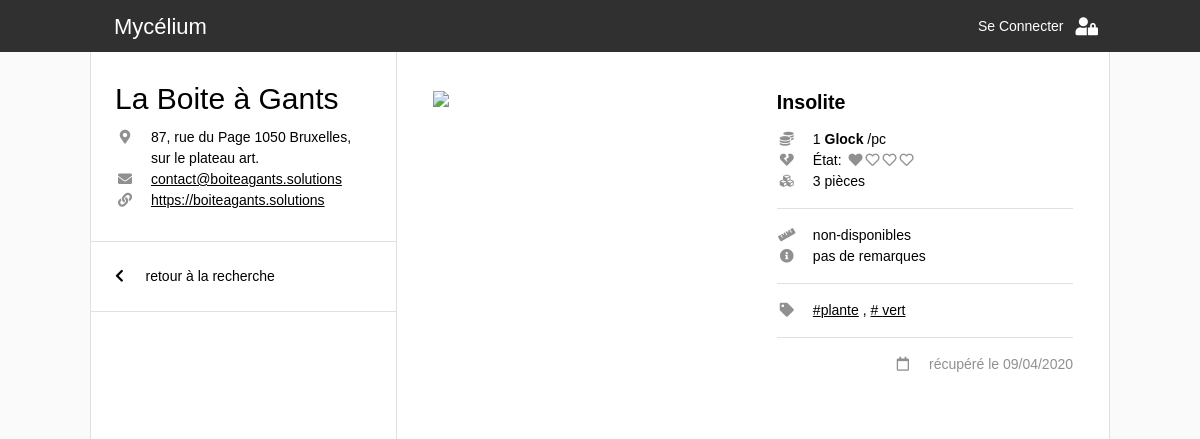
The page /item_page.php?r=bag&id=55 on the database its author committed.
### tables this page shows
CREATE TABLE `_global_recuperatheques` (
  `ID` int(11) NOT NULL,
  `nom` varchar(255) NOT NULL,
  `adresse` varchar(255) NOT NULL,
  `monnaie` varchar(8) NOT NULL,
  `telephone` varchar(16) NOT NULL,
  `mdp` varchar(255) NOT NULL,
  `site` varchar(255) NOT NULL,
  `pseudo` varchar(16) NOT NULL,
  `mail` varchar(255) NOT NULL,
  `date_creation` date DEFAULT NULL
);

CREATE TABLE `bag_catalogue` (
  `ID` int(11) NOT NULL,
  `ID_categorie` int(11) NOT NULL,
  `ID_souscategorie` int(11) NOT NULL,
  `pieces` int(11) NOT NULL,
  `dimensions` varchar(255) NOT NULL,
  `etat` int(11) NOT NULL,
  `tags` text NOT NULL,
  `remarques` text NOT NULL,
  `date_ajout` datetime NOT NULL DEFAULT CURRENT_TIMESTAMP,
  `poids` float NOT NULL,
  `prix` float NOT NULL,
  `localisation` varchar(255) NOT NULL
);

CREATE TABLE `_global_categories` (
  `ID` int(11) NOT NULL,
  `nom` varchar(255) NOT NULL,
  `score` int(11) NOT NULL
);

### connection_db.php (called while the page is built, shortened)
<?php
  function link_construct($params, $web_page = 1){
    $getURL = $web_page . '?' . http_build_query(array_merge($_GET, $params));
    return $getURL;
  }
?>

### item_page.php (the view, shortened to what this page needs)
<!DOCTYPE html>
<html lang="en">
<head>
  <link rel="stylesheet" href="css/w3.css">
  <link rel="stylesheet" href="https://use.fontawesome.com/releases/v5.7.0/css/all.css">
  <link rel="stylesheet" href="https://indestructibletype.com/fonts/Jost.css" type="text/css" charset="utf-8" />
  <link rel="stylesheet" href="css/main.css">
  <link rel="stylesheet" href="css/header.css">
  <link rel="stylesheet" href="css/menu.css">
  <link rel="stylesheet" href="css/item.css">
  <link rel="stylesheet" href="css/add_form.css">
</head>
<body>
  <?php
  include('connection_db.php')
  ?>
  <?php
    $req = $bdd->prepare(' SELECT pseudo FROM _global_recuperatheques ');
    $req->execute();
    $recuperatheques = array();
    while($item = $req->fetch()){
      array_push($recuperatheques,$item['pseudo']);
    }
    if (isset($_GET['r']) && in_array($_GET['r'], $recuperatheques)){
      $recuperatheque = htmlspecialchars($_GET['r']);
      $recuperatheque_catalogue = htmlspecialchars($_GET['r']) . '_catalogue';
    } else{
      $recuperatheque = null;
    }
  ?>
  <?php
    if (isset($_GET['id'])){
      $id = htmlspecialchars($_GET['id']);
    } else{
      $id = 0;
    }
  ?>
  <?php
  include('header.php');
  ?>
  <div class="quasi-fullwidth space-header two-side-flex">
      <div class="flex-third">
        <?php
          if($recuperatheque){
            $req = $bdd->prepare(' SELECT * FROM _global_recuperatheques WHERE pseudo = :recuperatheque ');
            $req->bindValue(':recuperatheque', $recuperatheque , PDO::PARAM_STR);
            $req->execute();
            $recup_info = $req->fetch();
            include("recuperatheque_info.php");
        ?>
        <div class="container border-top border-bottom sticky">
          <a onclick="back_link()" ><i class="fas fa-chevron-left"></i> &emsp; retour à la recherche </a>
        </div>
      </div>
    <div class="flex-half">
      <div class="item-single-container">
        <?php
          $req = $bdd->prepare('  SELECT
                                  c.ID AS ID_item, c.ID_categorie, c.ID_souscategorie, c.pieces AS pieces, c.dimensions AS dimensions, c.etat AS etat, c.tags AS tags, c.prix AS prix, c.poids AS poids, c.remarques AS remarques, c.localisation AS localisation,
                                  c.date_ajout AS date_ajout, DATE_FORMAT(c.date_ajout, \'%d/%m/%Y\') AS date_ajout_fr,
                                  cat.ID, cat.nom AS categorie,
                                  sscat.ID AS sscatID, sscat.ID_categorie, sscat.unite AS unitesscat, sscat.prix AS prixsscat, sscat.nom AS sous_categorie
                                  FROM ' . $recuperatheque_catalogue . ' c
                                  INNER JOIN _global_categories cat ON c.ID_categorie=cat.ID
                                  INNER JOIN _global_souscategories sscat ON c.ID_souscategorie=sscat.ID
                                  WHERE c.id=:id');
          $req->bindValue(':id', $id, PDO::PARAM_INT);
          $req->execute();
        ?>
        <?php
          if ($req->rowCount() > 0) {
            $item = $req->fetch();
            include('item.php'); ?>
            <?php
          }
          else{
            echo '<h3 class="erreur"> Cet objet n\'existe pas </h3>';
            $item=0;
          }
        ?>
      </div>
      <?php
      }
      else {
        echo '<h3 class="erreur"> Pas de récupérathèque valide </h3>';
      }
      ?>
    </div>
  </div>
</body>
</html>

### recuperatheque_info.php (shortened to what this page needs)
<div class="container recuperatheque
      <?php if(in_array(basename($_SERVER['PHP_SELF']),array("catalogue.php","item_page.php"))){
        echo "depliable" ;}
      ?>">
    <h2> <?php echo $recup_info['nom'] ;?> </h2>
    <div class="info">
      <?php if ($recup_info['adresse']){ ?>
        <div class="info-line">
          <i class="fas fa-map-marker-alt info-icon"></i>
          <div class="info-text"> <?php echo $recup_info['adresse'];?> </div>
        </div>
        <?php
        }
      ?>
      <?php if ($recup_info['mail']){ ?>
        <div class="info-line">
          <i class="fas fa-envelope info-icon"></i>
          <a class="info-text tag" href="mailto:<?php echo $recup_info['mail'];?>"> <?php echo $recup_info['mail'];?></a>
        </div>
        <?php
        }
      ?>
      <?php if ($recup_info['site']){ ?>
        <div class="info-line">
          <i class="fas fa-link info-icon"></i>
          <a class="info-text tag" href="<?php echo $recup_info['site'];?>" target="_blank"> <?php echo $recup_info['site'];?></a>
        </div>
      <?php
      }
      ?>
    </div>
</div>

### item.php (shortened to what this page needs)
<?php
  $prix = $item['prix'];
  $piece = "1 pièce";
  if ($item['pieces']>1){
    $piece = $item['pieces'] . " pièces";
  }
  $tags = explode(", ",$item['tags']);
  if ($item['dimensions']==''){
    $dimensions='non-disponibles';
  }
  else{
    $dimensions=$item['dimensions'];
  }
  if ($item['remarques']==''){
    $remarques='pas de remarques';
  }
  else{
    $remarques=$item['remarques'];
  }
?>
<div class='item'>
  <div class="photo-container">
      <?php
        $image_url = 'photos/' . $recuperatheque . '/' . $item['ID_item'] . '.jpg';
      ?>
      <img class="item-photo" src=<?php echo $image_url; ?> />
  </div>
  <div class="text-container">
    <div class='categorie-container'>
      <?php
      if ($item['sous_categorie']!='Autre'){
        ?>
        <span class="souscat"> <?php echo $item['sous_categorie']; ?> </span>
        <span class="cat"> (<?php echo $item['categorie']; ?>) </span>
      <?php
      }
      else{
        ?>
        <span class="souscat"> <?php echo $item['categorie']; ?> </span>
      <?php
      }
      ?>
    </div>
    <div class="info-container separateur">
      <div class="info-line">
        <i class='fas fa-coins info-icon'></i>
        <div class="info-text"><?php echo $prix; ?> <b><?php echo $recup_info['monnaie'];; ?></b> /pc </div>
      </div>
      <div class="info-line">
        <i class='fas fa-heart-broken info-icon'></i>
        <div class="info-text"> État:
          <span class='etat-icon-container'>
          <?php
          for($n = 0; $n < 4; $n++){
            if($item['etat'] > $n){
              echo '<i class="fas fa-heart"></i>' ;
            } else{
              echo '<i class="far fa-heart"></i>' ;
            }
          }
          ?>
          </span>
        </div>
      </div>
      <div class="info-line">
        <i class='fas fa-cubes info-icon'></i>
        <div class="info-text"><?php echo $piece; ?></div>
      </div>
    </div>
    <div class="info-plus-container separateur">
      <div class="info-line">
        <i class='fas fa-ruler info-icon'></i>
        <div class="info-text"> <?php echo $dimensions; ?> </div>
      </div>
      <div class="info-line">
        <i class='fas fa-info-circle info-icon'></i>
        <div class="info-text"> <?php echo $remarques; ?> </div>
      </div>
    </div>
    <div class='tags-container separateur'>
      <div class="info-line">
        <i class='fas fa-tag info-icon'></i>
        <div class="info-text">
          <?php
            for($n = 0; $n < count($tags); $n++){?>
              <a class="tag" href= <?php echo link_construct(array('q'=>$tags[$n],'id'=>null, 'page'=>1), 'catalogue.php') ?> >#<?php echo $tags[$n];?></a>
              <?php
              if($n!=count($tags)-1){ echo ', '; }
            }
          ?>
        </div>
      </div>
    </div>
    <div class="date-container">
      <div class="info-line">
        <i class='far fa-calendar info-icon'></i>
        <div class="info-text">récupéré le <?php echo $item['date_ajout_fr']; ?></div>
      </div>
    </div>
  </div>
</div>

### css/w3.css (style rules this page uses)
*,*:before,*:after { box-sizing:inherit }
html { -ms-text-size-adjust:100%;-webkit-text-size-adjust:100% }
body { margin:0 }
a { background-color:transparent }
b,strong { font-weight:bolder }
img { border-style:none }
html,body { font-family:Verdana,sans-serif;font-size:15px;line-height:1.5 }
html { overflow-x:hidden }
h2 { font-size:30px }
h1,h2,h3,h4,h5,h6 { font-family:"Segoe UI",Arial,sans-serif;font-weight:400;margin:10px 0 }
img { vertical-align:middle }
a { color:inherit }

### css/main.css (style rules this page uses)
html, body { background: #fafafa; margin: 0; font-weight: 400; font-size: 14px; line-height: 1.5; }
html, body, p, h1, h2, h3, h4, h5, h6 { font-family: 'Jost', Helvetica, arial, sans-serif !important; }
@media (min-width: 993px) { .quasi-fullwidth { margin: 0 auto 0; max-width: 85%; } }
.space-header { padding-top: 52px; box-sizing: border-box; }
.container { background: white; text-align: left; padding: 12px 24px; }
.border-top { border-top: 1px solid #E0E0E0; }
.border-bottom { border-bottom: 1px solid #E0E0E0; }
@media (min-width:993px) { .container { padding: 24px; } }
.two-side-flex { background: white; min-height: 100vh; display: flex; flex-direction: row; flex-wrap: wrap; align-content: flex-start; }
.two-side-flex > * { box-sizing: border-box; }
.flex-third { flex: 1 0 100%; }
.flex-half { flex: 1 100%; }
@media (min-width:993px) { .two-side-flex { flex-wrap: nowrap; border-left: 1px solid #E0E0E0; } }
@media (min-width:993px) { .two-side-flex > * { border-right: 1px solid #E0E0E0; } }
@media (min-width:993px) { .flex-third { flex-basis: 30%; flex-grow: 0; min-height: 100vh; } }
@media (min-width:993px) { .flex-half { flex-basis: 50%; min-height: 100vh; } }
.recuperatheque h2 { margin: 0; }
.recuperatheque .info { margin: 6px 0px; white-space: normal; }
.recuperatheque a { word-break: break-all; }
.recuperatheque.depliable .info { display: none; }
@media (min-width: 601px) { .recuperatheque.depliable .info { display: block; } }
a { cursor:pointer; }

### css/menu.css (style rules this page uses)
.sticky { position: sticky; top: 52px; z-index: 10; }
@media (min-width: 993px) { .sticky { position: static; } }

### css/item.css (style rules this page uses)
.item { text-align: left; background: white; padding: 24px; flex-basis: 100%; position: relative; display: flex; flex-direction: row; flex-wrap: wrap; justify-content: center; }
.item > * { box-sizing: content-box; max-width: 400px; flex-basis: 100%; }
@media (min-width: 601px) { .item { padding: 12px; } }
.item-single-container { background: white; display: flex; justify-content: flex-start; }
@media (min-width: 601px) { .item-single-container .item { padding: 12px; } }
@media (min-width: 601px) { .item-single-container .item > * { padding: 24px; margin: 0; flex-basis: 50%; } }
@media (min-width: 993px) { .item-single-container .item { flex-wrap: nowrap; } }
@media (min-width: 993px) { .item-single-container .text-container { max-width: none; flex-grow: 1; } }
.photo-container { margin-bottom: 12px; position: relative; }
.item-photo { width: 100%; }
.text-container { display: flex; flex-direction: column; overflow: hidden; }
.categorie-container { padding-bottom: 12px; }
.categorie-container .souscat { font-weight: bold; font-size: 1.4em; }
.tags-container { flex-grow: 1; }
.item-single-container .separateur:after { content: ""; display: block; margin: auto; width: 100%; height: 1px; margin-top: 16px; margin-bottom: 16px; background: #E0E0E0; }
.info-line { display: flex; align-items: baseline; }
.date-container .info-line { color: #909090; justify-content: flex-end; }
.info-icon { color: #909090; flex-basis: 20px; margin-right: 16px; text-align: center; flex-shrink: 0; }
.etat-icon-container i { color: #909090; padding-left: 3px; }
.tag { position: relative; z-index: 2; text-decoration: underline; }

### rows shown on the page
_global_recuperatheques: nom "La Boite à Gants", adresse "87, rue du Page 1050 Bruxelles, sur le plateau art.", mail "contact@boiteagants.solutions", site "https://boiteagants.solutions", monnaie "Glock"
bag_catalogue: _global_categories.nom "Insolite", prix "1", etat 1 (drawn), pieces "3 pièces", dimensions "non-disponibles", remarques "pas de remarques", tags "plante", tags "vert"

### other values the page prints
$item['date_ajout_fr'] "09/04/2020"
